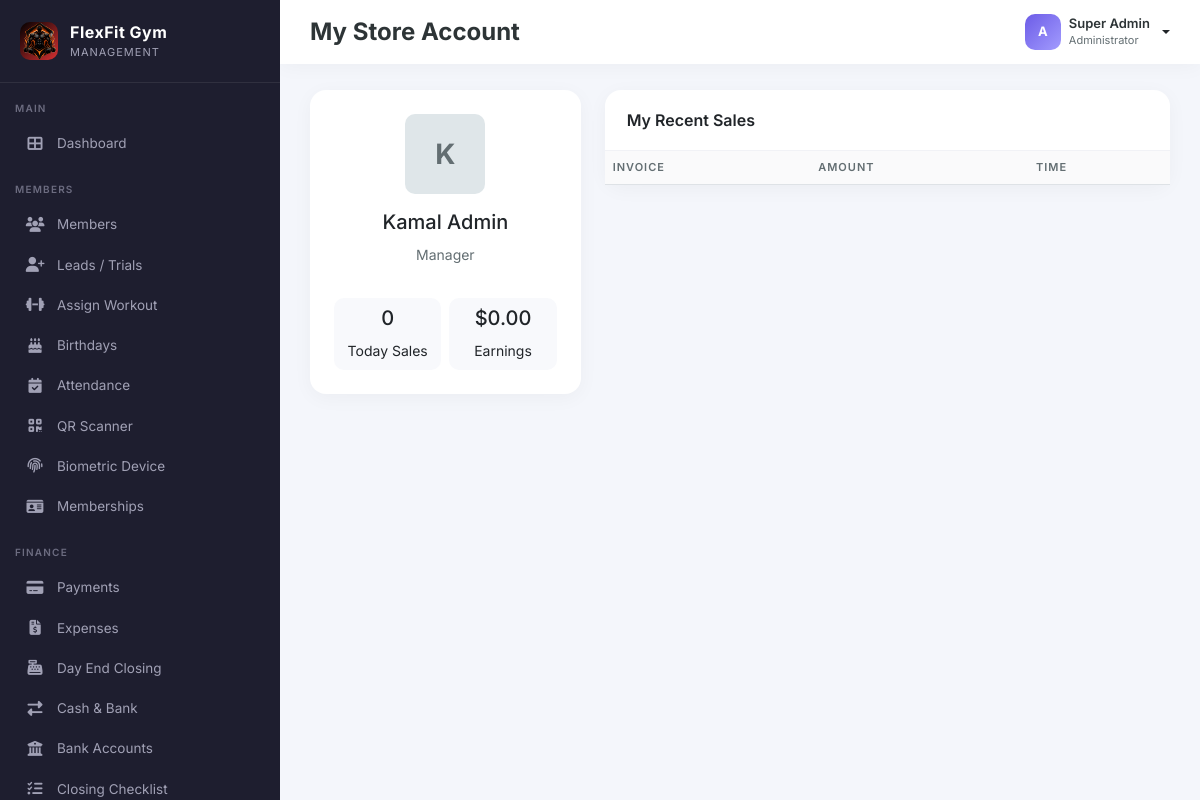
The page /admin/my_store_account.php (signed in) on the database its author committed.
### tables this page shows
CREATE TABLE IF NOT EXISTS staff (
    id INT AUTO_INCREMENT PRIMARY KEY,
    name VARCHAR(150) NOT NULL,
    role VARCHAR(100),
    phone VARCHAR(20),
    email VARCHAR(150),
    salary DECIMAL(10,2),
    join_date DATE,
    status ENUM('active','inactive') DEFAULT 'active',
    created_at TIMESTAMP DEFAULT CURRENT_TIMESTAMP
);

### config/init.php (called while the page is built, shortened)
<?php
require_once __DIR__ . '/database.php';
require_once __DIR__ . '/../includes/functions.php';
$settings = [];
try {
    $stmt = $pdo->query("SHOW TABLES LIKE 'settings'");
    if ($stmt->rowCount() > 0) {
        $stmt = $pdo->query("SELECT setting_key, setting_value FROM settings");
        foreach ($stmt->fetchAll() as $row) {
            $settings[$row['setting_key']] = $row['setting_value'];
        }
    }
} catch (Exception $e) {
}
?>

### includes/functions.php (called while the page is built, shortened)
<?php
function getSetting($key, $default = '') {
    global $settings;
    return $settings[$key] ?? $default;
}
function formatCurrency($amount) {
    $currency = getSetting('currency', '$');
    return $currency . number_format((float)$amount, 2);
}
?>

### admin/my_store_account.php (the view, shortened to what this page needs)
<?php
require_once '../includes/header.php';
require_once '../includes/sidebar.php';
$staffId = 1;
$stmt = $pdo->prepare(
    "SELECT *
    FROM staff
    WHERE id = ?"
);
$stmt->execute([
    $staffId
]);
$staff = $stmt->fetch(PDO::FETCH_ASSOC);
$stmt = $pdo->query(
    "SELECT COUNT(*)
    FROM store_sales
    WHERE DATE(sale_date) = CURDATE()"
);
$sales = $stmt->fetchColumn();
$stmt = $pdo->query(
    "SELECT SUM(final_total)
    FROM store_sales
    WHERE DATE(sale_date) = CURDATE()"
);
$earnings = $stmt->fetchColumn() ?: 0;
?>
<div class="main-content">
    <div class="topbar">
        <div class="d-flex gap-3 align-items-center">
            <h4>My Store Account</h4>
        </div>
         <div class="dropdown">
                <a href="#" class="d-flex align-items-center gap-2 text-decoration-none dropdown-toggle" data-bs-toggle="dropdown" aria-expanded="false" style="color:inherit;">
                    <div class="avatar" style="background:linear-gradient(135deg,#6c5ce7,#a29bfe); color:white;"><?= strtoupper(substr($_SESSION['username'] ?? 'A',0,1)) ?></div>
                    <div class="d-none d-md-block text-start" style="line-height:1.1;">
                        <div style="font-size:13px; font-weight:600;color:#2d3436;"><?= $_SESSION['full_name'] ?? 'Admin' ?></div>
                        <small style="font-size:11px; color:#636e72;">Administrator</small>
                    </div>
                </a>
            </div>
    </div>
    <div class="content-wrapper">
        <div class="row g-4">
            <div class="col-lg-4">
                <div class="card-modern p-4 text-center">
                    <div
                        class="avatar mx-auto mb-3"
                        style="width:80px;height:80px;font-size:28px;"
                    >
                        <?= strtoupper(substr($staff['name'] ?? 'S', 0, 1)) ?>
                    </div>
                    <h5>
                        <?= $staff['name'] ?? 'Store Staff' ?>
                    </h5>
                    <small style="color:#636e72;">
                        <?= $staff['role'] ?? 'Sales Executive' ?>
                    </small>
                    <div class="mt-4 row g-2">
                        <div class="col-6">
                            <div
                                class="p-2"
                                style="background:#f8f9fc;border-radius:10px;"
                            >
                                <h5>
                                    <?= $sales ?>
                                </h5>
                                <small>Today Sales</small>
                            </div>
                        </div>
                        <div class="col-6">
                            <div
                                class="p-2"
                                style="background:#f8f9fc;border-radius:10px;"
                            >
                                <h5>
                                    <?= formatCurrency($earnings) ?>
                                </h5>
                                <small>Earnings</small>
                            </div>
                        </div>
                    </div>
                </div>
            </div>
            <div class="col-lg-8">
                <div class="card-modern">
                    <div class="card-header">
                        My Recent Sales
                    </div>
                    <div class="table-responsive">
                        <table class="table table-modern mb-0">
                            <thead>
                                <tr>
                                    <th>Invoice</th>
                                    <th>Amount</th>
                                    <th>Time</th>
                                </tr>
                            </thead>
                        </table>
                    </div>
                </div>
            </div>
        </div>
    </div>
</div>
<?php require_once '../includes/footer.php'; ?>

### assets/css/style.css (style rules this page uses)
:root { --sidebar-width: 280px; --primary: #6c5ce7; --primary-dark: #5a4bd1; --secondary: #a29bfe; --dark: #2d3436; --light: #f8f9fc; --success: #00b894; --warning: #fdcb6e; --danger: #d63031; }
* { font-family: 'Inter', sans-serif; }
body { background: #f4f6fb; overflow-x: hidden; }
.main-content { margin-left: var(--sidebar-width); min-height: 100vh; transition: all .3s; }
.topbar { background: #fff; padding: 14px 30px; display: flex; align-items: center; justify-content: space-between; box-shadow: 0 2px 20px rgba(0,0,0,.04); position: sticky; top: 0; z-index: 900; }
.topbar h4 { margin: 0; font-weight: 700; color: var(--dark); }
.content-wrapper { padding: 26px 30px; }
.card-modern { background: #fff; border-radius: 16px; border: none; box-shadow: 0 4px 20px rgba(0,0,0,.04); }
.card-modern .card-header { background: transparent; border-bottom: 1px solid #f1f2f6; padding: 18px 22px; font-weight: 600; }
.table-modern thead th { font-size: 11px; text-transform: uppercase; letter-spacing: 1px; color: #636e72; font-weight: 600; border-bottom-width: 1px; background: #fafafb; }
.avatar { width: 36px; height: 36px; border-radius: 10px; object-fit: cover; background: #dfe6e9; display: inline-flex; align-items: center; justify-content: center; font-weight: 700; font-size: 13px; color: #636e72; }

### rows shown on the page
staff: name "K", name "Kamal Admin", role "Manager"

### other values the page prints
getSetting('gym_name', 'FlexFit Gym') "FlexFit Gym"
substr($_SESSION['username'] ?? 'A',0,1) "A"
$_SESSION['full_name'] "Super Admin"
$sales "0"
formatCurrency($earnings) "$0.00"
